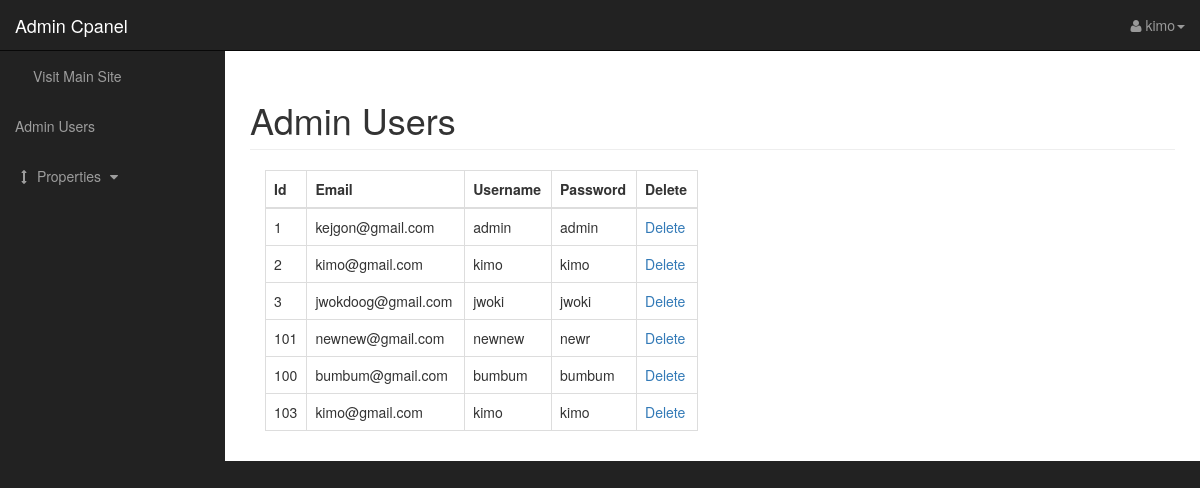
The page /admin/admin_users.php (signed in) on the database its author committed.
### tables this page shows
CREATE TABLE IF NOT EXISTS `users` (
  `id` int(3) NOT NULL AUTO_INCREMENT,
  `email` varchar(255) NOT NULL,
  `username` varchar(255) NOT NULL,
  `password` varchar(255) NOT NULL,
  PRIMARY KEY (`id`)
);

### admin/admin_users.php (the view, shortened to what this page needs)
<?php include "dbconn.php"; ?>
<!DOCTYPE html>
<html lang="en">
<head>
    <link href="css/bootstrap.min.css" rel="stylesheet">
    <link href="css/sb-admin.css" rel="stylesheet">
    <link href="font-awesome/css/font-awesome.min.css" rel="stylesheet" type="text/css">
</head>
<body>
    <div id="wrapper">
        <nav class="navbar navbar-inverse navbar-fixed-top" role="navigation">
            <div class="navbar-header">
                <a class="navbar-brand" href="admin.php">Admin Cpanel</a>
            </div>
            <ul class="nav navbar-right top-nav">
                <li class="dropdown">
                    <?php
                    $user = $_SESSION['user'];
                    ?>
                    <a href="#" class="dropdown-toggle" data-toggle="dropdown"><i class="fa fa-user"></i> <?php echo $user ?><b class="caret"></b></a>
                </li>
            </ul>
            <div class="collapse navbar-collapse navbar-ex1-collapse">
                <ul class="nav navbar-nav side-nav">
                    <li>
                        <a href="../index.php"><i class="fa fa-fw fa-bar-home-o"></i>Visit Main Site</a>
                    </li>
                    <li>
                        <a href="admin_users.php">Admin Users</a>
                    </li>
                    <li>
                        <a href="javascript:;" data-toggle="collapse" data-target="#properties"><i class="fa fa-fw fa-arrows-v"></i> Properties <i class="fa fa-fw fa-caret-down"></i></a>
                    </li>
                </ul>
            </div>
        </nav>
        <div id="page-wrapper">
            <div class="container-fluid">
                <div class="row">
                    <div class="col-lg-12">
                        <h1 class="page-header">
                            Admin Users
                        </h1>
                        <div class="col-xs-6">
                            <table class="table table-bordered table-hover">
                                <thead>
                                    <tr>
                                        <th>Id</th>
                                        <th>Email</th>
                                        <th>Username</th>
                                        <th>Password</th>
                                        <th>Delete</th>
                                    </tr>
                                </thead>
                                <tbody>
                                    <?php
                                    $query = "SELECT * FROM users";
                                    $selec_users = mysqli_query($conn, $query);
                                    while ($row = mysqli_fetch_assoc($selec_users)) {
                                        $id =  $row['id'];
                                        $email =  $row['email'];
                                        $username =  $row['username'];
                                        $password =  $row['password'];
                                        echo "<tr>";
                                        echo "<td>{$id}</td>";
                                        echo "<td>{$email}</td>";
                                        echo "<td>{$username}</td>";
                                        echo "<td>{$password}</td>";
                                        echo "<td><a href='admin_users.php?delete={$id}'> Delete</a></td>";
                                        echo "</tr>";
                                    }
                                    ?>
                                </tbody>
                            </table>
                        </div>
                    </div>
                </div>
            </div>
        </div>
    </div>
</body>
</html>

### admin/css/sb-admin.css (style rules this page uses)
body { margin-top: 100px; background-color: #222; }
@media (min-width:768px) { body { margin-top: 50px; } }
#wrapper { padding-left: 0; }
#page-wrapper { width: 100%; padding: 0; background-color: #fff; }
@media (min-width:768px) { #wrapper { padding-left: 225px; } }
@media (min-width:768px) { #page-wrapper { padding: 10px; } }
.top-nav { padding: 0 15px; }
.top-nav>li { display: inline-block; float: left; }
.top-nav>li>a { padding-top: 15px; padding-bottom: 15px; line-height: 20px; color: #999; }
@media (min-width:768px) { .side-nav { position: fixed; top: 51px; left: 225px; width: 225px; margin-left: -225px; border: none; border-radius: 0; overflow-y: auto; background-color: #222; } }
@media (min-width:768px) { .side-nav>li>a { width: 225px; } }

### rows shown on the page
users: id "1", email "kejgon@gmail.com", username "admin", password "admin"
users: id "2", email "kimo@gmail.com", username "kimo", password "kimo"
users: id "3", email "jwokdoog@gmail.com", username "jwoki", password "jwoki"
users: id "101", email "newnew@gmail.com", username "newnew", password "newr"
users: id "100", email "bumbum@gmail.com", username "bumbum", password "bumbum"
users: id "103", email "kimo@gmail.com", username "kimo", password "kimo"

### other values the page prints
$user "kimo"
